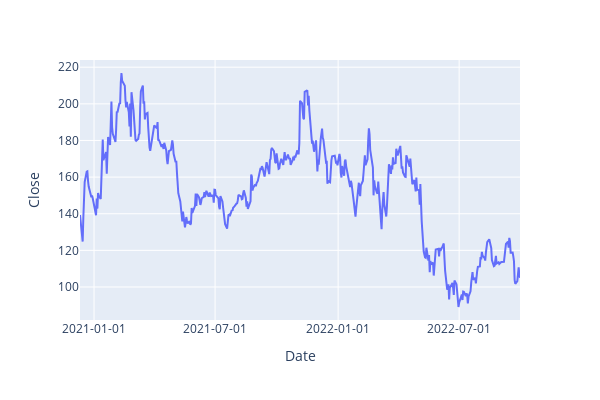

Here is the notebook cell this chart was saved with:
### Markdown cell above
포멧지정가능

### Code cell
fig = px.line(data_frame=df_abnb, x='Date', y= 'Close', width=600, height=400)
fig.update_xaxes(tickformat = '%Y-%m-%d')

### Figure 1 — Plotly figure (JSON) as saved in the notebook; plotly's stock layout.template omitted (floating-point values rounded to 4 significant figures; data arrays with more than 128 entries replaced by an {"elided": "..."} marker saying what was removed)
{"data": [{"hovertemplate": "Date=%{x}<br>Close=%{y}<extra></extra>", "legendgroup": "", "line": {"color": "#636efa", "dash": "solid"}, "marker": {"symbol": "circle"}, "mode": "lines", "name": "", "orientation": "v", "showlegend": false, "type": "scatter", "x": {"elided": "454 str values"}, "xaxis": "x", "y": {"elided": "454 float values"}, "yaxis": "y"}], "layout": {"height": 400, "legend": {"tracegroupgap": 0}, "margin": {"t": 60}, "width": 600, "xaxis": {"anchor": "y", "domain": [0, 1], "tickformat": "%Y-%m-%d", "title": {"text": "Date"}}, "yaxis": {"anchor": "x", "domain": [0, 1], "title": {"text": "Close"}}}}
